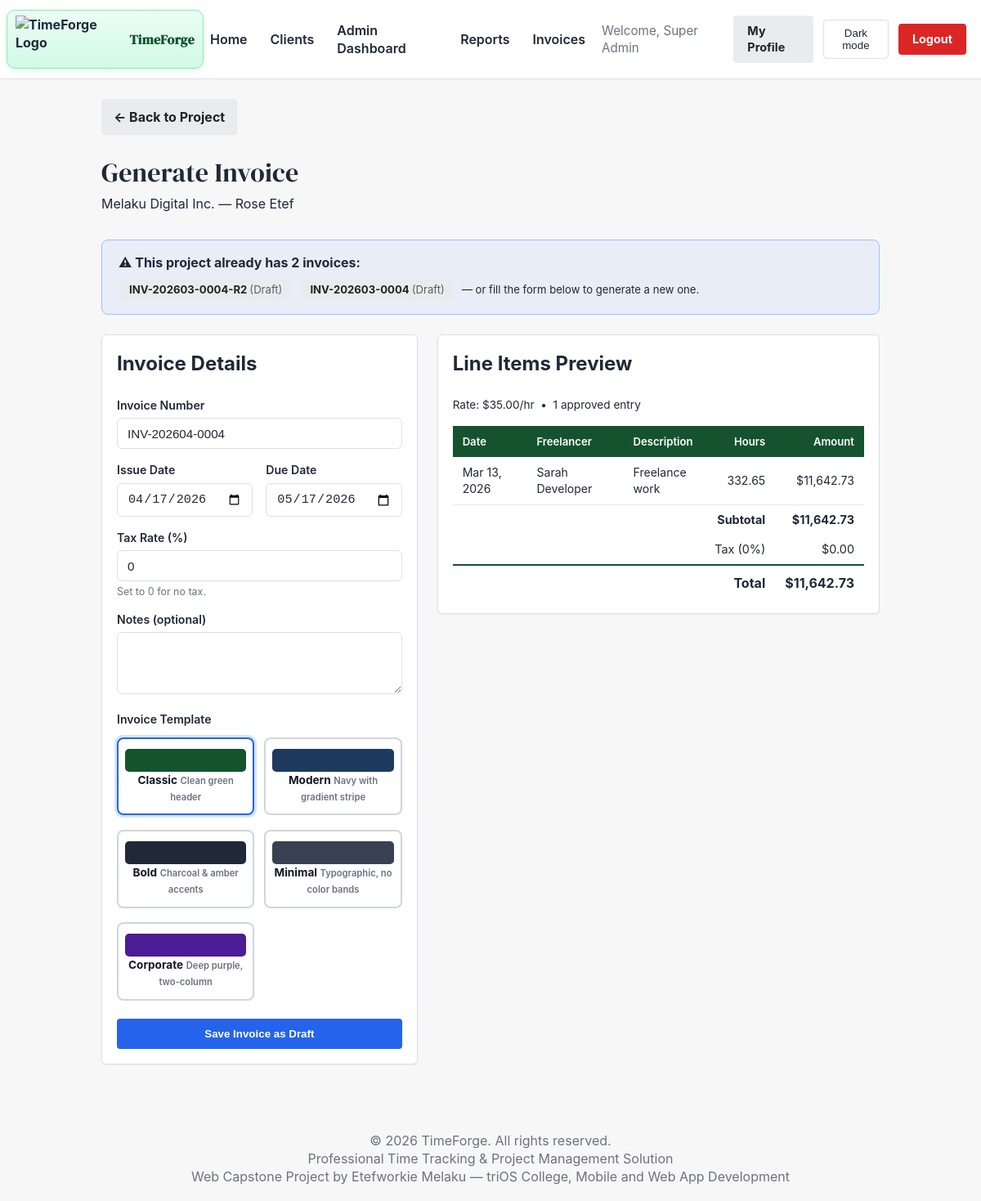
Page /invoices/generate.php?project_id=4&tpl=classic (signed in) on the earlier database version.
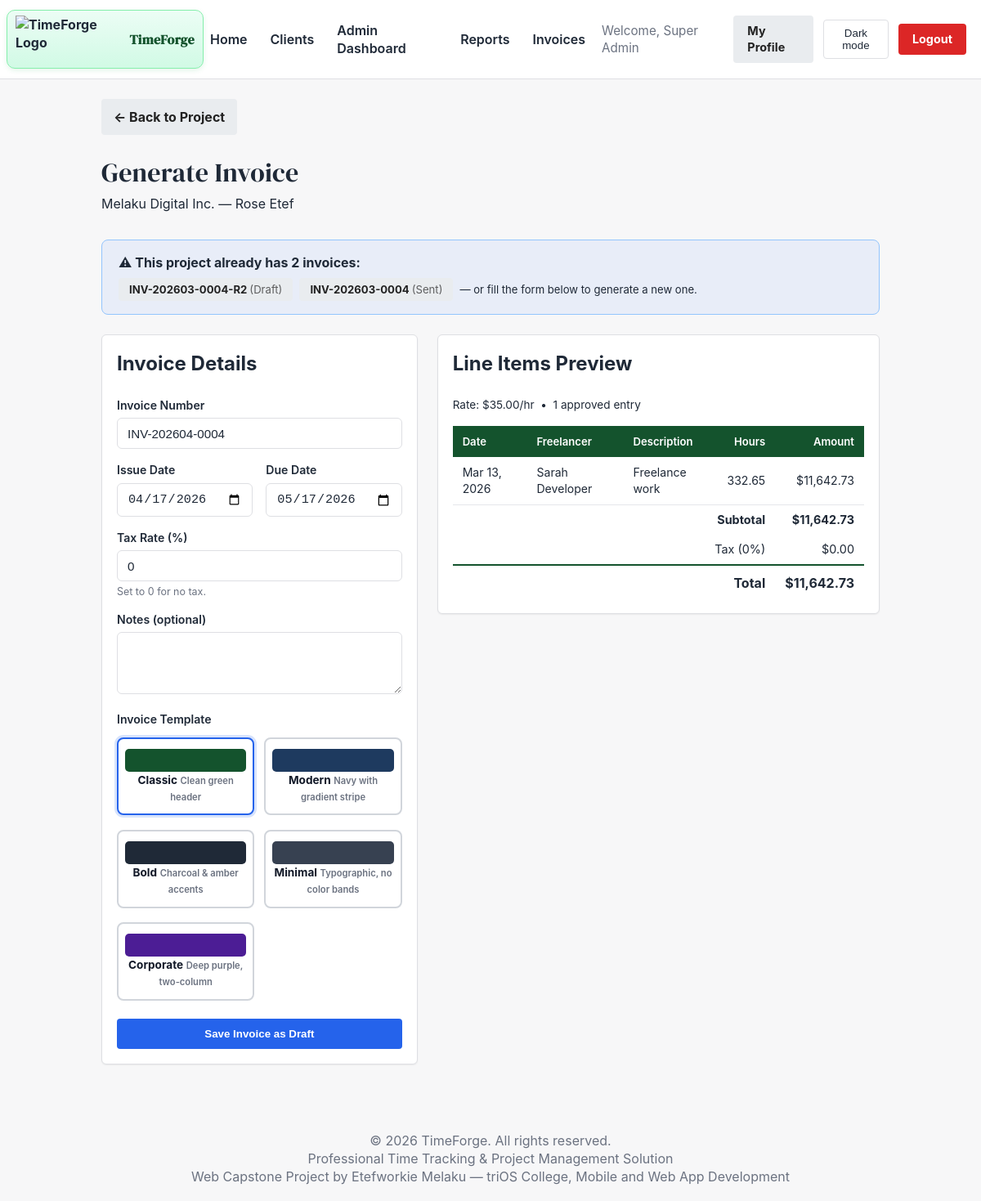
Same page on the later database version.
### tables this page shows
CREATE TABLE `invoices` (
  `id` int(11) NOT NULL,
  `company_id` int(11) DEFAULT NULL,
  `project_id` int(11) NOT NULL,
  `client_id` int(11) NOT NULL,
  `invoice_number` varchar(50) NOT NULL,
  `issue_date` date NOT NULL,
  `due_date` date NOT NULL,
  `tax_rate` decimal(5,2) DEFAULT 0.00 COMMENT 'Percentage applied at generation time',
  `subtotal` decimal(10,2) NOT NULL COMMENT 'Sum of all line items before tax',
  `tax_amount` decimal(10,2) NOT NULL COMMENT 'Computed tax on the subtotal',
  `total_amount` decimal(10,2) NOT NULL COMMENT 'subtotal + tax_amount',
  `notes` text DEFAULT NULL,
  `status` enum('draft','sent','viewed','overdue','partial','paid','completed','cancelled') NOT NULL DEFAULT 'draft',
  `created_by` int(11) NOT NULL,
  `created_at` timestamp NOT NULL DEFAULT current_timestamp(),
  `updated_at` timestamp NOT NULL DEFAULT current_timestamp() ON UPDATE current_timestamp(),
  `template` varchar(20) NOT NULL DEFAULT 'classic' COMMENT 'Visual template chosen at generation time',
  `sent_at` datetime DEFAULT NULL,
  `sent_to_email` varchar(100) DEFAULT NULL COMMENT 'Email address the invoice PDF was sent to',
  `email_sent_at` datetime DEFAULT NULL COMMENT 'Timestamp of the most recent email send',
  `viewed_at` datetime DEFAULT NULL,
  `paid_at` datetime DEFAULT NULL,
  `partial_amount` decimal(10,2) DEFAULT NULL,
  `payment_method` varchar(50) DEFAULT NULL,
  `payment_reference` varchar(100) DEFAULT NULL,
  `payment_notes` text DEFAULT NULL,
  `client_feedback` text DEFAULT NULL
);

### invoices/generate.php (the view, shortened to what the changed rows need)
<?php
require_once __DIR__ . '/../db.php';
$project_id = filter_input(INPUT_GET, 'project_id', FILTER_VALIDATE_INT);
$existing_invoices = $pdo->prepare("
    SELECT id, invoice_number, status, created_at
    FROM invoices WHERE project_id = ? ORDER BY created_at DESC
");
$existing_invoices->execute([$project_id]);
$project_invoices = $existing_invoices->fetchAll();
?>
<!DOCTYPE html>
<html lang="en">
<head>
    <link rel="stylesheet" href="/TimeForge_Capstone/css/style.css">
    <link rel="stylesheet" href="/TimeForge_Capstone/css/invoice.css">
</head>
<body>
<?php include __DIR__ . '/../includes/header_partial.php'; ?>
<div class="container">
    <h1 class="heading-serif" style="color:var(--color-accent); margin-bottom:0.25rem;">Generate Invoice</h1>
    <?php if (!empty($project_invoices)): ?>
    <div style="background:rgba(37,99,235,0.07); border:1px solid #93c5fd; border-radius:8px;
                padding:1rem 1.25rem; margin-bottom:1.5rem;">
        <div style="display:flex; flex-wrap:wrap; gap:0.5rem; align-items:center;">
            <?php foreach ($project_invoices as $pi): ?>
            <a href="/TimeForge_Capstone/invoices/view.php?id=<?php echo $pi['id']; ?>"
               class="btn btn-secondary" style="font-size:0.82rem; padding:4px 12px;">
                <?php echo htmlspecialchars($pi['invoice_number']); ?>
                <span style="opacity:0.7; font-weight:400;">(<?php echo ucfirst($pi['status']); ?>)</span>
            </a>
            <?php endforeach; ?>
            <span style="font-size:0.82rem; color:var(--color-text-secondary);">
                — or fill the form below to generate a new one.
            </span>
        </div>
    </div>
    <?php endif; ?>
    <div class="invoice-gen-grid">
        <div class="card">
            <h2 style="margin-bottom:1.5rem;">Invoice Details</h2>
        </div>
        <div class="card">
            <h2 style="margin-bottom:1.5rem;">Line Items Preview</h2>
            <table class="inv-table">
                <thead>
                    <tr>
                        <th>Date</th>
                        <th>Freelancer</th>
                        <th>Description</th>
                        <th class="num">Hours</th>
                        <th class="num">Amount</th>
                    </tr>
                </thead>
            </table>
        </div>
    </div>
</div>
</body>
</html>

Differences in the rows shown:
changed invoices "INV-202603-0004": status "Draft" → "Sent"
